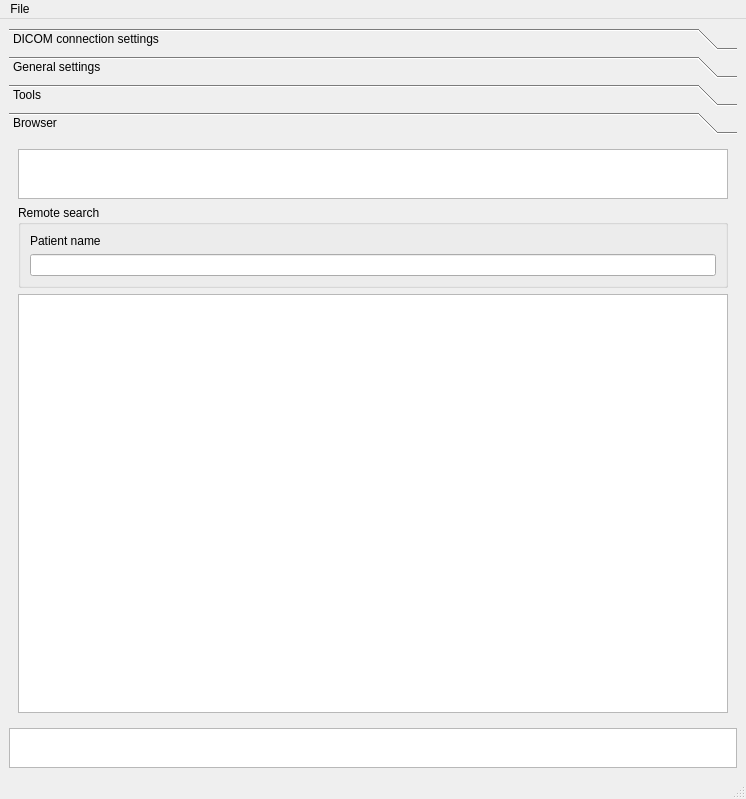
<?xml version="1.0" encoding="UTF-8"?>
<ui version="4.0">
 <class>SimpleView</class>
 <widget class="QMainWindow" name="SimpleView">
  <property name="geometry">
   <rect>
    <x>0</x>
    <y>0</y>
    <width>746</width>
    <height>799</height>
   </rect>
  </property>
  <property name="windowTitle">
   <string>DcmtkTool</string>
  </property>
  <property name="windowIcon">
   <iconset resource="Icons/icons.qrc">
    <normaloff>:/Icons/help.png</normaloff>:/Icons/help.png</iconset>
  </property>
  <property name="iconSize">
   <size>
    <width>22</width>
    <height>22</height>
   </size>
  </property>
  <widget class="QWidget" name="centralwidget">
   <layout class="QGridLayout" name="gridLayout_6">
    <item row="0" column="0">
     <widget class="QToolBox" name="toolBox">
      <property name="currentIndex">
       <number>3</number>
      </property>
      <widget class="QWidget" name="page">
       <property name="geometry">
        <rect>
         <x>0</x>
         <y>0</y>
         <width>324</width>
         <height>184</height>
        </rect>
       </property>
       <attribute name="label">
        <string>DICOM connection settings</string>
       </attribute>
       <layout class="QGridLayout" name="gridLayout_4">
        <item row="0" column="0">
         <widget class="QGroupBox" name="settingsGroupBox_2">
          <property name="minimumSize">
           <size>
            <width>0</width>
            <height>80</height>
           </size>
          </property>
          <property name="maximumSize">
           <size>
            <width>16777215</width>
            <height>80</height>
           </size>
          </property>
          <property name="title">
           <string>Application settings</string>
          </property>
          <layout class="QGridLayout" name="gridLayout_7">
           <item row="0" column="0">
            <layout class="QVBoxLayout" name="verticalLayout_6">
             <item>
              <widget class="QLabel" name="label_6">
               <property name="text">
                <string>DICOM AE Title</string>
               </property>
              </widget>
             </item>
             <item>
              <widget class="QLineEdit" name="ourTitleEdit">
               <property name="text">
                <string>DCMTKTOOL</string>
               </property>
              </widget>
             </item>
            </layout>
           </item>
           <item row="0" column="1">
            <layout class="QVBoxLayout" name="verticalLayout_7">
             <item>
              <widget class="QLabel" name="label_7">
               <property name="text">
                <string>IP address</string>
               </property>
              </widget>
             </item>
             <item>
              <widget class="QLineEdit" name="ourIPEdit">
               <property name="text">
                <string>localhost</string>
               </property>
              </widget>
             </item>
            </layout>
           </item>
           <item row="0" column="2">
            <layout class="QVBoxLayout" name="verticalLayout_8">
             <item>
              <widget class="QLabel" name="label_8">
               <property name="text">
                <string>Port number</string>
               </property>
              </widget>
             </item>
             <item>
              <widget class="QLineEdit" name="ourPortEdit">
               <property name="text">
                <string>100</string>
               </property>
              </widget>
             </item>
            </layout>
           </item>
           <item row="0" column="3">
            <layout class="QVBoxLayout" name="verticalLayout_9">
             <item>
              <widget class="QLabel" name="label_9">
               <property name="text">
                <string>Apply settings</string>
               </property>
              </widget>
             </item>
             <item>
              <widget class="QPushButton" name="applySettingsButton">
               <property name="text">
                <string>ok</string>
               </property>
              </widget>
             </item>
            </layout>
           </item>
          </layout>
         </widget>
        </item>
        <item row="1" column="0">
         <widget class="QGroupBox" name="settingsGroupBox">
          <property name="minimumSize">
           <size>
            <width>0</width>
            <height>80</height>
           </size>
          </property>
          <property name="maximumSize">
           <size>
            <width>16777215</width>
            <height>10000</height>
           </size>
          </property>
          <property name="title">
           <string>DICOM connection</string>
          </property>
          <layout class="QGridLayout" name="gridLayout_3">
           <item row="0" column="0" colspan="4">
            <widget class="QTableWidget" name="connTableWidget"/>
           </item>
           <item row="1" column="0">
            <layout class="QVBoxLayout" name="verticalLayout_2">
             <item>
              <widget class="QLabel" name="label_2">
               <property name="text">
                <string>DICOM AE Title</string>
               </property>
              </widget>
             </item>
             <item>
              <widget class="QLineEdit" name="peerTitleEdit">
               <property name="text">
                <string/>
               </property>
              </widget>
             </item>
            </layout>
           </item>
           <item row="1" column="1">
            <layout class="QVBoxLayout" name="verticalLayout_3">
             <item>
              <widget class="QLabel" name="label_3">
               <property name="text">
                <string>IP address</string>
               </property>
              </widget>
             </item>
             <item>
              <widget class="QLineEdit" name="peerIPEdit">
               <property name="text">
                <string/>
               </property>
              </widget>
             </item>
            </layout>
           </item>
           <item row="1" column="2">
            <layout class="QVBoxLayout" name="verticalLayout_5">
             <item>
              <widget class="QLabel" name="label_4">
               <property name="text">
                <string>Port number</string>
               </property>
              </widget>
             </item>
             <item>
              <widget class="QLineEdit" name="peerPortEdit">
               <property name="text">
                <string/>
               </property>
              </widget>
             </item>
            </layout>
           </item>
           <item row="1" column="3">
            <layout class="QVBoxLayout" name="verticalLayout_4">
             <property name="spacing">
              <number>0</number>
             </property>
             <item>
              <widget class="QPushButton" name="echoButton">
               <property name="text">
                <string>Echo</string>
               </property>
              </widget>
             </item>
             <item>
              <widget class="QPushButton" name="addButton">
               <property name="text">
                <string>Add</string>
               </property>
              </widget>
             </item>
            </layout>
           </item>
          </layout>
         </widget>
        </item>
       </layout>
      </widget>
      <widget class="QWidget" name="page_4">
       <property name="geometry">
        <rect>
         <x>0</x>
         <y>0</y>
         <width>96</width>
         <height>26</height>
        </rect>
       </property>
       <attribute name="label">
        <string>General settings</string>
       </attribute>
       <widget class="QGroupBox" name="groupBox">
        <property name="geometry">
         <rect>
          <x>0</x>
          <y>30</y>
          <width>706</width>
          <height>80</height>
         </rect>
        </property>
        <property name="minimumSize">
         <size>
          <width>0</width>
          <height>80</height>
         </size>
        </property>
        <property name="maximumSize">
         <size>
          <width>16777215</width>
          <height>80</height>
         </size>
        </property>
        <property name="title">
         <string>Logging</string>
        </property>
        <layout class="QGridLayout" name="gridLayout_2">
         <item row="0" column="0">
          <layout class="QVBoxLayout" name="verticalLayout_10">
           <item>
            <widget class="QLabel" name="label_10">
             <property name="text">
              <string>Log level</string>
             </property>
            </widget>
           </item>
           <item>
            <widget class="QComboBox" name="cbLogLevel">
             <item>
              <property name="text">
               <string>NONE</string>
              </property>
             </item>
             <item>
              <property name="text">
               <string>ERROR</string>
              </property>
             </item>
             <item>
              <property name="text">
               <string>WARNING</string>
              </property>
             </item>
             <item>
              <property name="text">
               <string>INFO</string>
              </property>
             </item>
             <item>
              <property name="text">
               <string>DEBUG</string>
              </property>
             </item>
            </widget>
           </item>
          </layout>
         </item>
         <item row="0" column="1">
          <layout class="QVBoxLayout" name="verticalLayout_11">
           <item>
            <widget class="QLabel" name="label_11">
             <property name="text">
              <string>Log target</string>
             </property>
            </widget>
           </item>
           <item>
            <layout class="QHBoxLayout" name="horizontalLayout">
             <item>
              <widget class="QCheckBox" name="cbFileTarget">
               <property name="text">
                <string>File</string>
               </property>
              </widget>
             </item>
             <item>
              <widget class="QCheckBox" name="cbShellTarget">
               <property name="text">
                <string>Shell</string>
               </property>
              </widget>
             </item>
             <item>
              <widget class="QCheckBox" name="cbWidgetTarget">
               <property name="text">
                <string>Widget</string>
               </property>
              </widget>
             </item>
            </layout>
           </item>
          </layout>
         </item>
        </layout>
       </widget>
      </widget>
      <widget class="QWidget" name="page_3">
       <property name="geometry">
        <rect>
         <x>0</x>
         <y>0</y>
         <width>234</width>
         <height>247</height>
        </rect>
       </property>
       <attribute name="label">
        <string>Tools</string>
       </attribute>
       <layout class="QGridLayout" name="gridLayout_10">
        <item row="0" column="0">
         <widget class="QGroupBox" name="groupBox_2">
          <property name="title">
           <string>DICOM send</string>
          </property>
          <layout class="QGridLayout" name="gridLayout_8">
           <item row="0" column="0">
            <layout class="QVBoxLayout" name="verticalLayout_14">
             <item>
              <layout class="QVBoxLayout" name="verticalLayout_12">
               <item>
                <widget class="QLabel" name="label_12">
                 <property name="text">
                  <string>Source directory containing DICOM files</string>
                 </property>
                </widget>
               </item>
               <item>
                <layout class="QHBoxLayout" name="horizontalLayout_2">
                 <item>
                  <widget class="QPushButton" name="dirButton">
                   <property name="text">
                    <string>select directory</string>
                   </property>
                  </widget>
                 </item>
                 <item>
                  <widget class="QLineEdit" name="directoryLE"/>
                 </item>
                </layout>
               </item>
              </layout>
             </item>
             <item>
              <layout class="QVBoxLayout" name="verticalLayout_13">
               <item>
                <widget class="QLabel" name="label_13">
                 <property name="text">
                  <string>Target DICOM node</string>
                 </property>
                </widget>
               </item>
               <item>
                <widget class="QComboBox" name="sendToNodeCB"/>
               </item>
              </layout>
             </item>
             <item>
              <widget class="QPushButton" name="sendButton">
               <property name="text">
                <string>send</string>
               </property>
              </widget>
             </item>
            </layout>
           </item>
          </layout>
         </widget>
        </item>
        <item row="1" column="0">
         <widget class="QGroupBox" name="groupBox_3">
          <property name="title">
           <string>DICOM server</string>
          </property>
          <layout class="QGridLayout" name="gridLayout_9">
           <item row="0" column="0">
            <widget class="QPushButton" name="serverRestartButton">
             <property name="text">
              <string>Restart server</string>
             </property>
            </widget>
           </item>
          </layout>
         </widget>
        </item>
        <item row="2" column="0">
         <spacer name="verticalSpacer_2">
          <property name="orientation">
           <enum>Qt::Vertical</enum>
          </property>
          <property name="sizeHint" stdset="0">
           <size>
            <width>20</width>
            <height>274</height>
           </size>
          </property>
         </spacer>
        </item>
       </layout>
      </widget>
      <widget class="QWidget" name="page_2">
       <property name="geometry">
        <rect>
         <x>0</x>
         <y>0</y>
         <width>728</width>
         <height>591</height>
        </rect>
       </property>
       <attribute name="label">
        <string>Browser</string>
       </attribute>
       <layout class="QGridLayout" name="gridLayout_5">
        <item row="0" column="0">
         <widget class="QListWidget" name="nodeSelectionLW">
          <property name="maximumSize">
           <size>
            <width>16777215</width>
            <height>50</height>
           </size>
          </property>
          <property name="selectionMode">
           <enum>QAbstractItemView::MultiSelection</enum>
          </property>
         </widget>
        </item>
        <item row="1" column="0">
         <widget class="QGroupBox" name="searchGroupBox">
          <property name="maximumSize">
           <size>
            <width>16777215</width>
            <height>90</height>
           </size>
          </property>
          <property name="title">
           <string>Remote search</string>
          </property>
          <layout class="QGridLayout" name="gridLayout">
           <item row="0" column="0">
            <layout class="QVBoxLayout" name="verticalLayout">
             <item>
              <widget class="QLabel" name="label">
               <property name="text">
                <string>Patient name</string>
               </property>
              </widget>
             </item>
             <item>
              <widget class="QLineEdit" name="searchField">
               <property name="text">
                <string/>
               </property>
              </widget>
             </item>
            </layout>
           </item>
          </layout>
         </widget>
        </item>
        <item row="2" column="0">
         <widget class="QTreeWidget" name="treeWidget">
          <property name="minimumSize">
           <size>
            <width>0</width>
            <height>100</height>
           </size>
          </property>
          <property name="horizontalScrollBarPolicy">
           <enum>Qt::ScrollBarAsNeeded</enum>
          </property>
          <property name="rootIsDecorated">
           <bool>true</bool>
          </property>
          <property name="sortingEnabled">
           <bool>true</bool>
          </property>
          <property name="animated">
           <bool>true</bool>
          </property>
          <property name="headerHidden">
           <bool>false</bool>
          </property>
          <property name="columnCount">
           <number>4</number>
          </property>
          <attribute name="headerVisible">
           <bool>false</bool>
          </attribute>
          <attribute name="headerDefaultSectionSize">
           <number>180</number>
          </attribute>
          <attribute name="headerHighlightSections">
           <bool>true</bool>
          </attribute>
          <attribute name="headerShowSortIndicator" stdset="0">
           <bool>true</bool>
          </attribute>
          <attribute name="headerDefaultSectionSize">
           <number>180</number>
          </attribute>
          <attribute name="headerVisible">
           <bool>false</bool>
          </attribute>
          <attribute name="headerShowSortIndicator" stdset="0">
           <bool>true</bool>
          </attribute>
          <attribute name="headerHighlightSections">
           <bool>true</bool>
          </attribute>
          <column>
           <property name="text">
            <string notr="true">1</string>
           </property>
          </column>
          <column>
           <property name="text">
            <string notr="true">2</string>
           </property>
          </column>
          <column>
           <property name="text">
            <string notr="true">3</string>
           </property>
          </column>
          <column>
           <property name="text">
            <string notr="true">4</string>
           </property>
          </column>
         </widget>
        </item>
       </layout>
      </widget>
     </widget>
    </item>
    <item row="1" column="0">
     <widget class="QTextEdit" name="logWindow">
      <property name="sizePolicy">
       <sizepolicy hsizetype="Expanding" vsizetype="Expanding">
        <horstretch>0</horstretch>
        <verstretch>0</verstretch>
       </sizepolicy>
      </property>
      <property name="minimumSize">
       <size>
        <width>0</width>
        <height>40</height>
       </size>
      </property>
      <property name="maximumSize">
       <size>
        <width>16777215</width>
        <height>40</height>
       </size>
      </property>
      <property name="readOnly">
       <bool>true</bool>
      </property>
     </widget>
    </item>
   </layout>
  </widget>
  <widget class="QMenuBar" name="menubar">
   <property name="geometry">
    <rect>
     <x>0</x>
     <y>0</y>
     <width>746</width>
     <height>18</height>
    </rect>
   </property>
   <widget class="QMenu" name="menuFile">
    <property name="title">
     <string>File</string>
    </property>
    <addaction name="separator"/>
    <addaction name="actionExit"/>
   </widget>
   <addaction name="menuFile"/>
  </widget>
  <widget class="QStatusBar" name="statusbar"/>
  <action name="actionOpenFile">
   <property name="enabled">
    <bool>true</bool>
   </property>
   <property name="icon">
    <iconset resource="Icons/icons.qrc">
     <normaloff>:/Icons/fileopen.png</normaloff>:/Icons/fileopen.png</iconset>
   </property>
   <property name="text">
    <string>Open File...</string>
   </property>
  </action>
  <action name="actionExit">
   <property name="icon">
    <iconset>
     <normaloff/>
    </iconset>
   </property>
   <property name="text">
    <string>Exit</string>
   </property>
  </action>
  <action name="actionPrint">
   <property name="icon">
    <iconset resource="Icons/icons.qrc">
     <normaloff>:/Icons/print.png</normaloff>:/Icons/print.png</iconset>
   </property>
   <property name="text">
    <string>Print</string>
   </property>
  </action>
  <action name="actionHelp">
   <property name="icon">
    <iconset resource="Icons/icons.qrc">
     <normaloff>:/Icons/help.png</normaloff>:/Icons/help.png</iconset>
   </property>
   <property name="text">
    <string>Help</string>
   </property>
  </action>
  <action name="actionSave">
   <property name="icon">
    <iconset resource="Icons/icons.qrc">
     <normaloff>:/Icons/filesave.png</normaloff>:/Icons/filesave.png</iconset>
   </property>
   <property name="text">
    <string>Save</string>
   </property>
  </action>
  <action name="actionSet_up_DICOM_connection">
   <property name="text">
    <string>Set up DICOM connection</string>
   </property>
  </action>
 </widget>
 <resources>
  <include location="Icons/icons.qrc"/>
 </resources>
 <connections/>
</ui>
